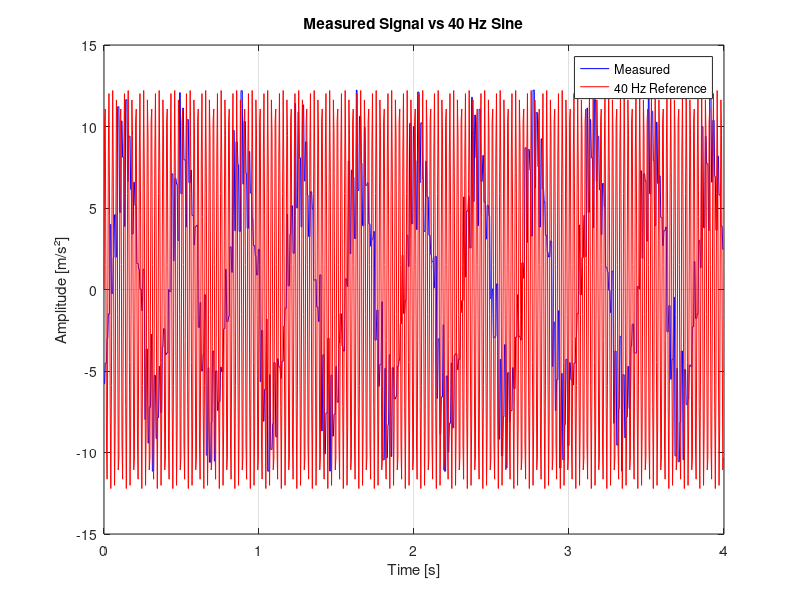

This figure's MATLAB source: (Note: this script raises an error after producing the figure.)
clear all; 
close all;
clc;

%% === Load Data ===

% Load resting position (baseline)
rest = load('Ruhelage_2.mat');  % Replace with your filename
% Load vibration measurement
data = load('20Hz.mat');  % Replace with your filename

% Select axis for analysis (e.g., Z-axis)
ref_axis = 'az_data';

% Extract time vector and sampling rate
t = data.time_data;                         % seconds
dt = mean(diff(t));                         % time step
fs = 1 / dt;                                % sampling frequency

fprintf('Sampling rate: %.2f Hz\n', fs);

% Raw signals
rest_signal = rest.(ref_axis);
vib_signal  = data.(ref_axis);

% Remove DC offset using rest signal
vib_corrected = vib_signal - mean(rest_signal);

%% === Generate 40 Hz reference sine wave ===
A = max(abs(vib_corrected));     % Match amplitude to measured signal
f_ref = 40;                      % Reference frequency in Hz
sine_ref = A * sin(2*pi*f_ref*t);

%% === Plot time domain ===
figure;
plot(t, vib_corrected, 'b', 'DisplayName', 'Measured');
hold on;
plot(t, sine_ref, 'r', 'DisplayName', '40 Hz Reference');
title('Measured Signal vs 40 Hz Sine');
xlabel('Time [s]');
ylabel('Amplitude [m/s²]');
legend;
grid on;

%% === Peak-based frequency estimation ===
% Use findpeaks to detect local maxima
[~, locs] = findpeaks(vib_corrected, 'MinPeakHeight', 0.3 * max(vib_corrected));  % Optional threshold

% Check if enough peaks were found
if length(locs) < 2
    warning('Not enough peaks found for time-based frequency estimation.');
    peak_based_freq = NaN;
else
    % Compute time differences between peaks
    peak_times = t(locs);
    periods = diff(peak_times);           % Time between peaks
    mean_period = mean(periods);          % Average period
    peak_based_freq = 1 / mean_period;    % Frequency in Hz

    % Output result
    fprintf('Estimated frequency from peaks: %.2f Hz\n', peak_based_freq);
end

%% === FFT ===
n = length(vib_corrected);
Y = fft(vib_corrected);
f = (0:n-1)*(fs/n);           % Frequency axis

% Only take positive frequencies
Y = abs(Y(1:floor(n/2)));
f = f(1:floor(n/2));

% Find peak frequency
[~, idx] = max(Y);
peak_freq = f(idx);

%% === Plot frequency spectrum ===
figure;
plot(f, Y);
title('FFT of Vibration Signal');
xlabel('Frequency [Hz]');
ylabel('Amplitude');
grid on;

%% === Output result ===
fprintf('Estimated vibration frequency: %.2f Hz\n', peak_freq);
